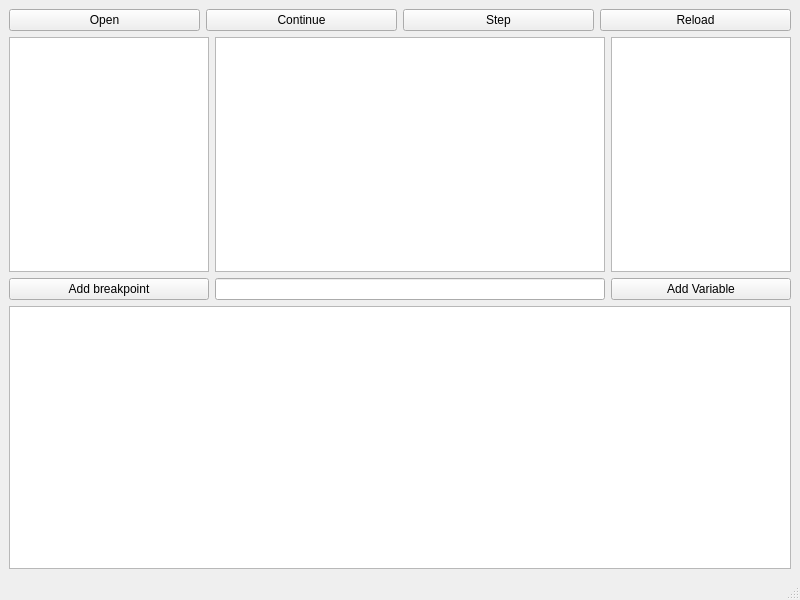
<?xml version="1.0" encoding="UTF-8"?>
<ui version="4.0">
 <class>MainWindow</class>
 <widget class="QMainWindow" name="MainWindow">
  <property name="geometry">
   <rect>
    <x>0</x>
    <y>0</y>
    <width>800</width>
    <height>600</height>
   </rect>
  </property>
  <property name="windowTitle">
   <string>Dbg</string>
  </property>
  <widget class="QWidget" name="centralwidget">
   <layout class="QVBoxLayout" name="verticalLayout">
    <item>
     <layout class="QHBoxLayout" name="horizontalLayout_2">
      <item>
       <widget class="QPushButton" name="open">
        <property name="text">
         <string>Open</string>
        </property>
       </widget>
      </item>
      <item>
       <widget class="QPushButton" name="contin">
        <property name="text">
         <string>Continue</string>
        </property>
       </widget>
      </item>
      <item>
       <widget class="QPushButton" name="step">
        <property name="text">
         <string>Step</string>
        </property>
       </widget>
      </item>
      <item>
       <widget class="QPushButton" name="reload">
        <property name="text">
         <string>Reload</string>
        </property>
       </widget>
      </item>
     </layout>
    </item>
    <item>
     <layout class="QHBoxLayout" name="horizontalLayout">
      <item>
       <layout class="QVBoxLayout" name="verticalLayout_3">
        <item>
         <widget class="QTableView" name="breaks">
          <property name="maximumSize">
           <size>
            <width>200</width>
            <height>16777215</height>
           </size>
          </property>
          <attribute name="horizontalHeaderVisible">
           <bool>false</bool>
          </attribute>
          <attribute name="horizontalHeaderDefaultSectionSize">
           <number>200</number>
          </attribute>
          <attribute name="verticalHeaderVisible">
           <bool>false</bool>
          </attribute>
         </widget>
        </item>
        <item>
         <widget class="QPushButton" name="addBreak">
          <property name="text">
           <string>Add breakpoint</string>
          </property>
         </widget>
        </item>
       </layout>
      </item>
      <item>
       <layout class="QVBoxLayout" name="verticalLayout_2">
        <item>
         <widget class="QPlainTextEdit" name="consol">
          <property name="enabled">
           <bool>true</bool>
          </property>
          <property name="acceptDrops">
           <bool>false</bool>
          </property>
          <property name="readOnly">
           <bool>true</bool>
          </property>
         </widget>
        </item>
        <item>
         <widget class="QLineEdit" name="command">
          <property name="dragEnabled">
           <bool>true</bool>
          </property>
         </widget>
        </item>
       </layout>
      </item>
      <item>
       <layout class="QVBoxLayout" name="verticalLayout_6">
        <item>
         <widget class="QTableView" name="vars">
          <property name="maximumSize">
           <size>
            <width>180</width>
            <height>16777215</height>
           </size>
          </property>
          <attribute name="horizontalHeaderVisible">
           <bool>false</bool>
          </attribute>
          <attribute name="horizontalHeaderDefaultSectionSize">
           <number>80</number>
          </attribute>
          <attribute name="verticalHeaderVisible">
           <bool>false</bool>
          </attribute>
         </widget>
        </item>
        <item>
         <widget class="QPushButton" name="addVar">
          <property name="text">
           <string>Add Variable</string>
          </property>
         </widget>
        </item>
       </layout>
      </item>
     </layout>
    </item>
    <item>
     <layout class="QHBoxLayout" name="blayout">
      <item>
       <widget class="QTableView" name="ram">
        <attribute name="horizontalHeaderVisible">
         <bool>true</bool>
        </attribute>
        <attribute name="horizontalHeaderDefaultSectionSize">
         <number>80</number>
        </attribute>
       </widget>
      </item>
     </layout>
    </item>
   </layout>
  </widget>
  <widget class="QStatusBar" name="statusbar"/>
 </widget>
 <resources/>
 <connections/>
</ui>
